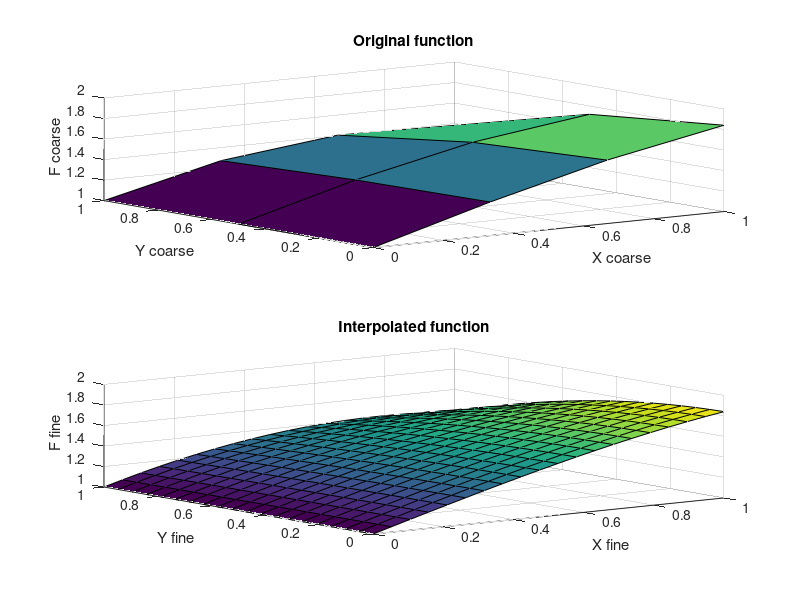

The MATLAB source for this figure:
function [M,N,P,R,x_coarse,y_coarse,F_coarse,x_fine,y_fine,F_fine] = zadanie4()
P = 20; % liczba unikalnych współrzędnych x punktów dla których będzie obliczana interpolacja
R = 20; % liczba unikalnych współrzędnych y punktów dla których będzie obliczana interpolacja
M = 4; % liczba węzłów interpolacji wzdłuż osi X (stopień wielomianu zmiennej x: M-1)
N = 3; % liczba węzłów interpolacji wzdłuż osi Y (stopień wielomianu zmiennej y: N-1)

% Generowanie węzłów interpolacji na płaszczyźnie
x_coarse = linspace(0, 1, M);
y_coarse = linspace(0, 1, N);
[X_coarse, Y_coarse] = meshgrid(x_coarse, y_coarse);

% Wyznaczenie wartości funkcji oryginalnej w węzłach
f = @(X, Y) cos(X*Y) + sin(X);
F_coarse = zeros(N,M); % zadanie A: zmień definicję funkcji interpolowanej
for i=1:M
    for j=1:N
        F_coarse(j,i) = f(X_coarse(j,i), Y_coarse(j,i));
    end
end

MN = M*N;
xvec_coarse = reshape(X_coarse, MN, 1);
yvec_coarse = reshape(Y_coarse, MN, 1);
fvec_coarse = reshape(F_coarse, MN, 1);

% Macierz Vandermonde'a dla interpolacji 2d
V = zeros(M*N, M*N);
for i = 0:(M-1)
    for j = 0:(N-1)
        V(:, i*N + j + 1) = xvec_coarse.^i .* yvec_coarse.^j;
    end
end

% Współczynniki wielomianu interpolacyjnego
coeffs = V \ fvec_coarse;

% Obliczanie wartości funkcji interpolującej na gęstszej siatce
x_fine = linspace(0, 1, P);
y_fine = linspace(0, 1, R);
[X_fine, Y_fine] = meshgrid(x_fine, y_fine);

PR = P*R;
V2 = zeros(PR, MN);
for i = 1:P
    for j = 1:R
        for m = 0:(M-1)
            for n = 0:(N-1)
                to_assign = x_fine(i)^m * y_fine(j)^n;
                V2((i-1)*R + j, N*m + n + 1) = to_assign;
            end
        end
    end
end

F_fine = V2 * coeffs;
F_fine = reshape(F_fine, P, R);
subplot(2,1,1)
surf(X_coarse, Y_coarse, F_coarse)
title("Original function")
xlabel("X coarse")
ylabel("Y coarse")
zlabel("F coarse")
subplot(2,1,2)
surf(X_fine, Y_fine, F_fine)
title("Interpolated function")
xlabel("X fine")
ylabel("Y fine")
zlabel("F fine")

% zadanie B: zdefiniuj obliczenia wartości wielomianu interpolującego. Rezultat obliczeń zapisz w zmiennej F_fine.


end